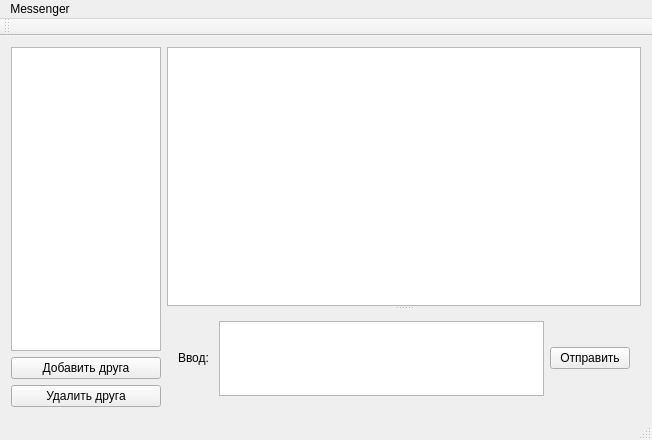
<?xml version="1.0" encoding="UTF-8"?>
<ui version="4.0">
 <class>MainWindow</class>
 <widget class="QMainWindow" name="MainWindow">
  <property name="geometry">
   <rect>
    <x>0</x>
    <y>0</y>
    <width>652</width>
    <height>440</height>
   </rect>
  </property>
  <property name="sizePolicy">
   <sizepolicy hsizetype="Minimum" vsizetype="Preferred">
    <horstretch>0</horstretch>
    <verstretch>0</verstretch>
   </sizepolicy>
  </property>
  <property name="windowTitle">
   <string>Messenger</string>
  </property>
  <widget class="QWidget" name="centralWidget">
   <layout class="QGridLayout" name="gridLayout">
    <item row="0" column="0">
     <layout class="QVBoxLayout" name="verticalLayout">
      <item>
       <widget class="QListView" name="chats">
        <property name="sizePolicy">
         <sizepolicy hsizetype="Preferred" vsizetype="Expanding">
          <horstretch>0</horstretch>
          <verstretch>0</verstretch>
         </sizepolicy>
        </property>
        <property name="maximumSize">
         <size>
          <width>150</width>
          <height>16777215</height>
         </size>
        </property>
       </widget>
      </item>
      <item>
       <widget class="QPushButton" name="pushButton_2">
        <property name="sizePolicy">
         <sizepolicy hsizetype="Preferred" vsizetype="Fixed">
          <horstretch>0</horstretch>
          <verstretch>0</verstretch>
         </sizepolicy>
        </property>
        <property name="maximumSize">
         <size>
          <width>150</width>
          <height>16777215</height>
         </size>
        </property>
        <property name="text">
         <string>Добавить друга</string>
        </property>
       </widget>
      </item>
      <item>
       <widget class="QPushButton" name="pushButton_3">
        <property name="sizePolicy">
         <sizepolicy hsizetype="Preferred" vsizetype="Fixed">
          <horstretch>0</horstretch>
          <verstretch>0</verstretch>
         </sizepolicy>
        </property>
        <property name="text">
         <string>Удалить друга</string>
        </property>
       </widget>
      </item>
     </layout>
    </item>
    <item row="0" column="1">
     <widget class="QSplitter" name="splitter">
      <property name="sizePolicy">
       <sizepolicy hsizetype="Expanding" vsizetype="Expanding">
        <horstretch>0</horstretch>
        <verstretch>0</verstretch>
       </sizepolicy>
      </property>
      <property name="orientation">
       <enum>Qt::Vertical</enum>
      </property>
      <widget class="QListWidget" name="messeg">
       <property name="minimumSize">
        <size>
         <width>0</width>
         <height>100</height>
        </size>
       </property>
      </widget>
      <widget class="QWidget" name="layoutWidget">
       <layout class="QHBoxLayout" name="horizontalLayout">
        <item>
         <widget class="QLabel" name="label">
          <property name="sizePolicy">
           <sizepolicy hsizetype="Fixed" vsizetype="Fixed">
            <horstretch>0</horstretch>
            <verstretch>0</verstretch>
           </sizepolicy>
          </property>
          <property name="text">
           <string>Ввод: </string>
          </property>
         </widget>
        </item>
        <item>
         <widget class="QTextEdit" name="textEdit">
          <property name="sizePolicy">
           <sizepolicy hsizetype="Expanding" vsizetype="Preferred">
            <horstretch>0</horstretch>
            <verstretch>0</verstretch>
           </sizepolicy>
          </property>
          <property name="minimumSize">
           <size>
            <width>0</width>
            <height>50</height>
           </size>
          </property>
         </widget>
        </item>
        <item>
         <widget class="QPushButton" name="pushButton">
          <property name="text">
           <string>Отправить</string>
          </property>
         </widget>
        </item>
       </layout>
      </widget>
     </widget>
    </item>
   </layout>
  </widget>
  <widget class="QMenuBar" name="menuBar">
   <property name="geometry">
    <rect>
     <x>0</x>
     <y>0</y>
     <width>652</width>
     <height>19</height>
    </rect>
   </property>
   <widget class="QMenu" name="menuMessenger">
    <property name="title">
     <string>Messenger</string>
    </property>
    <addaction name="action"/>
    <addaction name="action_2"/>
    <addaction name="action_3"/>
   </widget>
   <addaction name="menuMessenger"/>
  </widget>
  <widget class="QToolBar" name="mainToolBar">
   <attribute name="toolBarArea">
    <enum>TopToolBarArea</enum>
   </attribute>
   <attribute name="toolBarBreak">
    <bool>false</bool>
   </attribute>
  </widget>
  <widget class="QStatusBar" name="statusBar"/>
  <action name="action">
   <property name="text">
    <string>Вход</string>
   </property>
  </action>
  <action name="action_2">
   <property name="text">
    <string>Выход</string>
   </property>
  </action>
  <action name="action_3">
   <property name="text">
    <string>Закрыть</string>
   </property>
  </action>
 </widget>
 <layoutdefault spacing="6" margin="11"/>
 <resources/>
 <connections/>
</ui>
